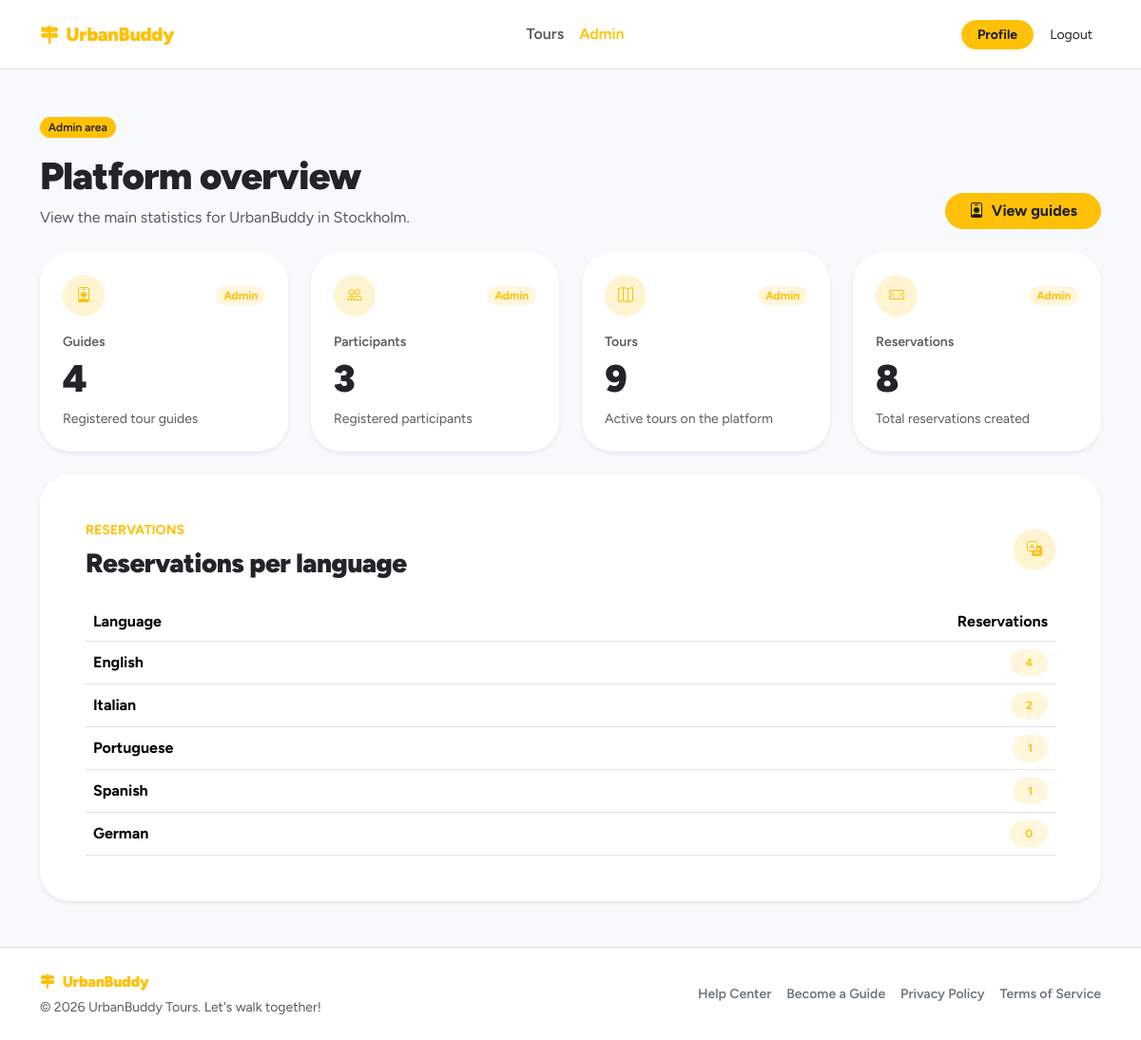
The app's page /admin/ (signed in) with its own data.
### tables this page shows
CREATE TABLE "languages" (
	"id"	INTEGER,
	"name"	TEXT NOT NULL UNIQUE,
	"created_at"	TEXT DEFAULT CURRENT_TIMESTAMP,
	"label"	TEXT NOT NULL,
	PRIMARY KEY("id" AUTOINCREMENT)
);

### app/admin/routes.py (the view)
@admin_bp.route("/")
@login_required
def dashboard():
    require_admin()
    page_data = build_admin_dashboard_page_data()
    return render_template(
        "admin/dashboard.html",
        **page_data,
    )

### app/admin/utils.py (called while the page is built)
def require_admin():
    if current_user.role != "admin":
        abort(403)

### app/auth/dao.py (called while the page is built)
    @staticmethod
    def _attach_guide_languages(user: User):
        if user is None:
            return None
        if user.role == "guide":
            user.guide_language_ids = UsersDAO._get_guide_language_ids(user.id)
        return user

    @staticmethod
    def get_user_by_id(user_id: str):
        db = get_db()
        row = db.execute(
            "SELECT * FROM users WHERE id = ?",
            (user_id,)
        ).fetchone()
        user = User.from_row(row)
        return UsersDAO._attach_guide_languages(user)

    @staticmethod
    def count_users_by_role(role: str):
        db = get_db()
        row = db.execute(
            """
            SELECT COUNT(*) AS total
            FROM users
            WHERE role = ?
            """,
            (role,)
        ).fetchone()
        return int(row["total"])

### app/auth/domain.py (called while the page is built)
    @staticmethod
    def from_row(row):
        if row is None:
            return None
        profile_photo = "default.png"
        if "profile_photo" in row.keys() and row["profile_photo"] is not None:
            profile_photo = row["profile_photo"]
        return User(
            id=row["id"],
            role=row["role"],
            email=row["email"],
            password_hash=row["password_hash"],
            username=row["username"],
            first_name=row["first_name"],
            last_name=row["last_name"],
            profile_photo=profile_photo
        )

### app/auth/routes.py (called while the page is built)
@login_manager.user_loader
def load_user(user_id):
    return UsersDAO.get_user_by_id(user_id)

### app/core/db.py (called while the page is built)
def get_db():
    if 'conn' not in g:
        g.conn = sqlite3.connect(current_app.config["DATABASE"])
        g.conn.row_factory = sqlite3.Row
    return g.conn

### app/tours/dao.py (called while the page is built)
    @staticmethod
    def count_all_active_tours():
        db = get_db()
        row = db.execute(
            """
            SELECT COUNT(*) AS total
            FROM tours
            WHERE is_deleted = 0
            """
        ).fetchone()
        return int(row["total"])

    @staticmethod
    def count_all_reservations():
        db = get_db()
        row = db.execute(
            """
            SELECT COUNT(*) AS total
            FROM tour_reservations
            """
        ).fetchone()
        return int(row["total"])

### app/templates/admin/dashboard.html (shortened to what this page needs)
{% extends "base.html" %}
{% block content %}
<section class="py-5">
    <div class="container">
        <header class="d-flex flex-wrap align-items-end justify-content-between gap-3 mb-4">
            <div>
                <span class="badge rounded-pill ub-badge fw-semibold mb-3">
                    Admin area
                </span>
                <h1 class="fw-black mb-2">
                    Platform overview
                </h1>
                <p class="text-body-secondary mb-0">
                    View the main statistics for UrbanBuddy in {{ city_name }}.
                </p>
            </div>
            <a href="{{ url_for('admin.guides') }}" class="btn ub-btn fw-bold rounded-pill px-4">
                <i class="bi bi-person-badge me-1"></i>
                View guides
            </a>
        </header>
        <section class="row g-4 mb-4">
            {% for stat in stats %}
                <div class="col-md-6 col-xl-3">
                    {% include "components/admin_stat_card.html" %}
                </div>
            {% endfor %}
        </section>
        <section class="card border-0 shadow-sm rounded-5">
            <div class="card-body p-4 p-lg-5">
                <div class="d-flex flex-wrap align-items-center justify-content-between gap-3 mb-4">
                    <div>
                        <span class="small text-uppercase fw-bold ub-text d-block mb-2">
                            Reservations
                        </span>
                        <h2 class="h3 fw-black mb-0">
                            Reservations per language
                        </h2>
                    </div>
                    <span class="ub-icon-soft">
                        <i class="bi bi-translate"></i>
                    </span>
                </div>
                {% if reservations_by_language %}
                    <div class="table-responsive">
                        <table class="table align-middle mb-0">
                            <thead>
                                <tr>
                                    <th>Language</th>
                                    <th class="text-end">Reservations</th>
                                </tr>
                            </thead>
                            <tbody>
                                {% for item in reservations_by_language %}
                                    <tr>
                                        <td>
                                            <span class="fw-bold">
                                                {{ item.language_name }}
                                            </span>
                                        </td>
                                        <td class="text-end">
                                            <span class="badge rounded-pill ub-badge-soft px-3 py-2">
                                                {{ item.reservations_count }}
                                            </span>
                                        </td>
                                    </tr>
                                {% endfor %}
                            </tbody>
                        </table>
                    </div>
                {% endif %}
            </div>
        </section>
    </div>
</section>
{% endblock %}

### app/static/style.css (style rules this page uses)
:root { --bs-body-font-family: "Figtree", system-ui, -apple-system, "Segoe UI", Roboto, sans-serif; --ub-primary: #ffc107; --ub-primary-rgb: 255, 193, 7; --ub-on-primary: #1f1f1f; --ub-primary-soft-opacity: 0.18; }
.fw-black { font-weight: 900; letter-spacing: -0.02em; }
.ub-text { color: var(--ub-primary) !important; }
.ub-badge { color: var(--ub-on-primary); background-color: var(--ub-primary); border: 1px solid rgba(var(--ub-primary-rgb), 0.35); }
.ub-badge-soft { color: var(--ub-primary); background-color: rgba(var(--ub-primary-rgb), 0.14); }
.ub-btn { color: var(--ub-on-primary); background-color: var(--ub-primary); border-color: var(--ub-primary); }
.ub-icon-soft { width: 44px; height: 44px; min-width: 44px; flex: 0 0 auto; display: inline-flex; align-items: center; justify-content: center; border-radius: 50%; color: var(--ub-primary); background-color: rgba(var(--ub-primary-rgb), 0.18); }

### records on screen
languages: language_name "English", reservations_count "4"
languages: language_name "Italian", reservations_count "2"
languages: language_name "Portuguese", reservations_count "1"
languages: language_name "Spanish", reservations_count "1"
languages: language_name "German", reservations_count "0"

### other values on screen
{{ city_name }} "Stockholm"
{{ stat.label }} "Guides" "Participants" "Tours" "Reservations"
{{ stat.value }} "4" "3" "9" "8"
{{ stat.description }} "Registered tour guides" "Registered participants" "Active tours on the platform" "Total reservations created"
